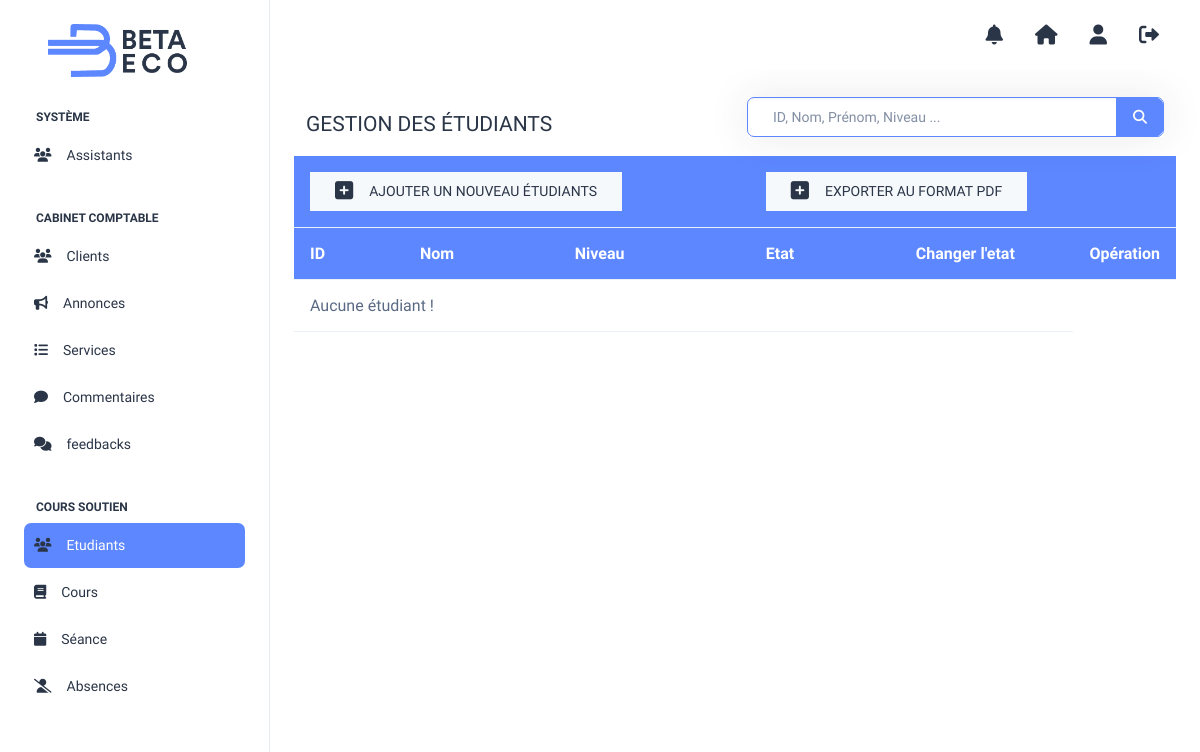
The app's page /DirectorDash/etudiant.php (signed in), older data.
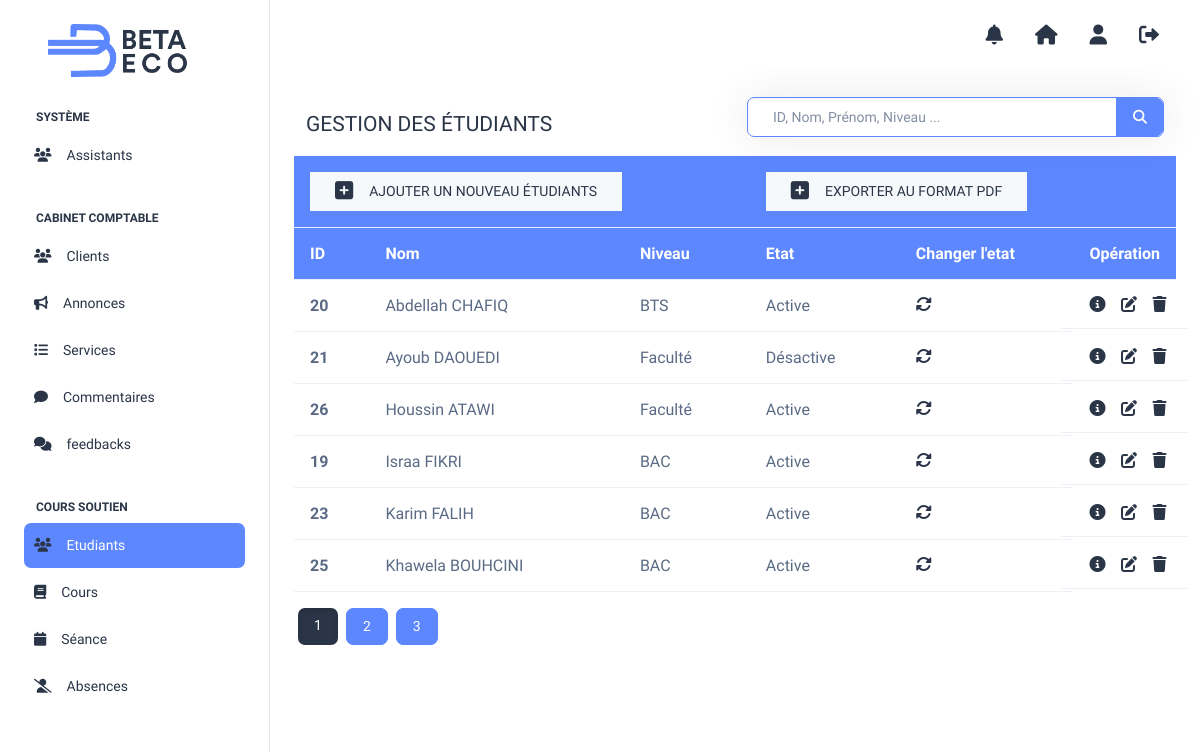
The same page, newer data.
### tables this page shows
CREATE TABLE `utilisateurs` (
  `id_user` int(11) NOT NULL,
  `type` int(11) NOT NULL,
  `prenom` varchar(50) NOT NULL,
  `nom` varchar(50) NOT NULL,
  `phone` varchar(14) DEFAULT NULL,
  `email` varchar(50) DEFAULT NULL,
  `adresse` varchar(50) NOT NULL,
  `niveau` varchar(20) NOT NULL,
  `service` varchar(50) NOT NULL,
  `acces` int(11) DEFAULT NULL,
  `etat` int(11) DEFAULT NULL,
  `date_inscription` date DEFAULT NULL,
  `login` varchar(50) NOT NULL,
  `psw` varchar(50) NOT NULL
);

### DirectorDash/etudiant.php (the view, shortened to what the changed rows need)
<?php
if (!isset($_SESSION['idd'])) {
    header('location:../login.php');
} else {
    require_once('../connexion.php');
    $req = "select * from utilisateurs WHERE type=4 ";
    $resultsPerPage = 6;
    $totalResults = $pdo->query($req)->rowCount();
    $totalPages = ceil($totalResults / $resultsPerPage);
    $currentPage = isset($_GET['page']) ? intval($_GET['page']) : 1;
    $startIndex = ($currentPage - 1) * $resultsPerPage;
    ?>
    <html lang="en">
    <head>
    </head>
    <body>
        <div class="page-wrapper" id="main-wrapper" data-layout="vertical" data-navbarbg="skin6" data-sidebartype="full"
            data-sidebar-position="fixed" data-header-position="fixed">
            <?php include('navbar.php') ?>
            <div class="container-fluid">
                <table class="table">
                    <thead>
                        <tr>
                            <th scope="col" colspan="3">
                                <a href="ajoutEtudiant.php" class="btn btn-light py-2 px-4" style="width:max-content">
                                    <i class="fa-solid fa-square-plus me-3" style="font-size: 1.3rem;"></i>
                                    <p class="text-uppercase m-0">ajouter un nouveau étudiants </p>
                                </a>
                            </th>
                            <th scope="col" colspan="3">
                                <button class="btn btn-light py-2 px-4">
                                    <i class="fa-solid fa-square-plus me-3" style="font-size: 1.3rem;"></i>
                                    <p class="text-uppercase m-0">Exporter au format PDF</p>
                                </button>
                            </th>
                        </tr>
                        <tr>
                            <th scope="col">ID</th>
                            <th scope="col">Nom</th>
                            <th scope="col">Niveau</th>
                            <th scope="col" style="width:150px">Etat</th>
                            <th>Changer l'etat</th>
                            <th scope="col" style="width:50px">Opération</th>
                        </tr>
                    </thead>
                    <tbody>
                        <?php
                        $req .= " ORDER BY prenom ASC LIMIT $startIndex, $resultsPerPage";
                        $res = $pdo->query($req);
                        if ($res->rowCount() > 0) {
                            foreach ($res as $data) { ?>
                                <tr>
                                    <th scope="row">
                                        <?= $data['id_user'] ?>
                                    </th>
                                    <td>
                                        <?= $data['prenom'] . " " . $data['nom'] ?>
                                    </td>
                                    <td>
                                        <?= $data['niveau'] ?>
                                    </td>
                                    <td>
                                        <?php
                                        if ($data['etat'] == 1)
                                            echo "Active";
                                        else
                                            echo "Désactive";
                                        ?>
                                    </td>
                                    <td>
                                        <form action="" method="post">
                                            <button type="submit" name="change_etat">
                                                <i class="fa-solid fa-rotate" style="cursor: pointer;"></i>
                                            </button>
                                        </form>
                                    </td>
                                    <td class="row">
                                        <a href="operaEtudiants.php?action=view&id=<?= $data['id_user'] ?>" class="view col-4" title="View"
                                            data-toggle="tooltip"><i class="fa-solid fa-circle-info"></i></a>
                                        <a href="operaEtudiants.php?action=update&id=<?= $data['id_user'] ?>" class="edit col-4" title="Edit"
                                            data-toggle="tooltip"><i class="fa-solid fa-pen-to-square"></i></a>
                                        <a href="operaEtudiants.php?action=delete&id=<?= $data['id_user'] ?>" class="edit col-4" title="Supprimer"
                                            data-toggle="tooltip"><i class="fa-solid fa-trash"></i></a>
                                    </td>
                                </tr>
                                <?php
                            }
                        } else {
                            ?>
                            <tr>
                                <td colspan="5"> Aucune étudiant !</td>
                            </tr>
                            <?php
                        }
                        ?>
                    </tbody>
                </table>
                <div class="pagination">
                    <?php
                    for ($page = 1; $page <= $totalPages; $page++) {
                        $params = $_GET;
                        $params['page'] = $page;
                        $queryString = http_build_query($params);
                        echo '<a class="btn btn-primary mx-1';
                        if ($page === $currentPage) {
                            echo ' active';
                        }
                        echo '" style="color:white" href="etudiant.php?' . $queryString . '">' . $page . '</a>';
                    } ?>
                </div>
            </div>
        </div>
        </div>
    </body>
    </html>
<?php } ?>

Row changes from the older to the newer data that the page shows:
added utilisateurs: id_user "20", prenom "Abdellah", nom "CHAFIQ", niveau "BTS", etat "Active"
added utilisateurs: id_user "21", prenom "Ayoub", nom "DAOUEDI", niveau "Faculté", etat "Désactive"
added utilisateurs: id_user "26", prenom "Houssin", nom "ATAWI", niveau "Faculté", etat "Active"
added utilisateurs: id_user "19", prenom "Israa", nom "FIKRI", niveau "BAC", etat "Active"
added utilisateurs: id_user "23", prenom "Karim", nom "FALIH", niveau "BAC", etat "Active"
added utilisateurs: id_user "25", prenom "Khawela", nom "BOUHCINI", niveau "BAC", etat "Active"
Text that changed along with them:
new list line: "1"
new list line: "2"
new list line: "3"
text no longer shown: "Aucune étudiant !"
